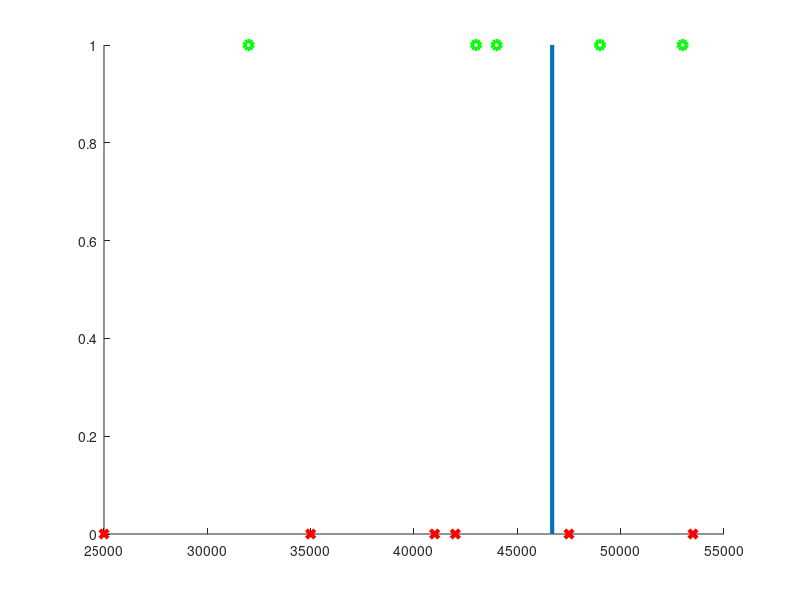

The MATLAB script that drew this image:
function lda

clear all;
close all;

% Define some simple comments to make things more readable.
NO = 0;
YES = 1;

% Here's the data as it was provided in the homework.
DATA = [
	25000,	NO;
	35000,	NO;
	32000,	YES;
	41000,	NO;
	42000,	NO;
	43000, 	YES;
	44000, 	YES;
	47500, 	NO;
	49000, 	YES;
	53000, 	YES;
	53500, 	NO
];

% Decision boundary given by x = BOUNDARY.
BOUNDARY = 46685.40075;

OWNERS = DATA( find(DATA(:,2)),1 );
NONOWNERS = setdiff(DATA(:,1), OWNERS);

hold on;
plot(NONOWNERS, NO, 'xr', 'LineWidth', 3);
plot(OWNERS, YES, 'og', 'LineWidth', 3);
line([BOUNDARY BOUNDARY], get(gca, 'YLim'), 'LineWidth', 3)

end
